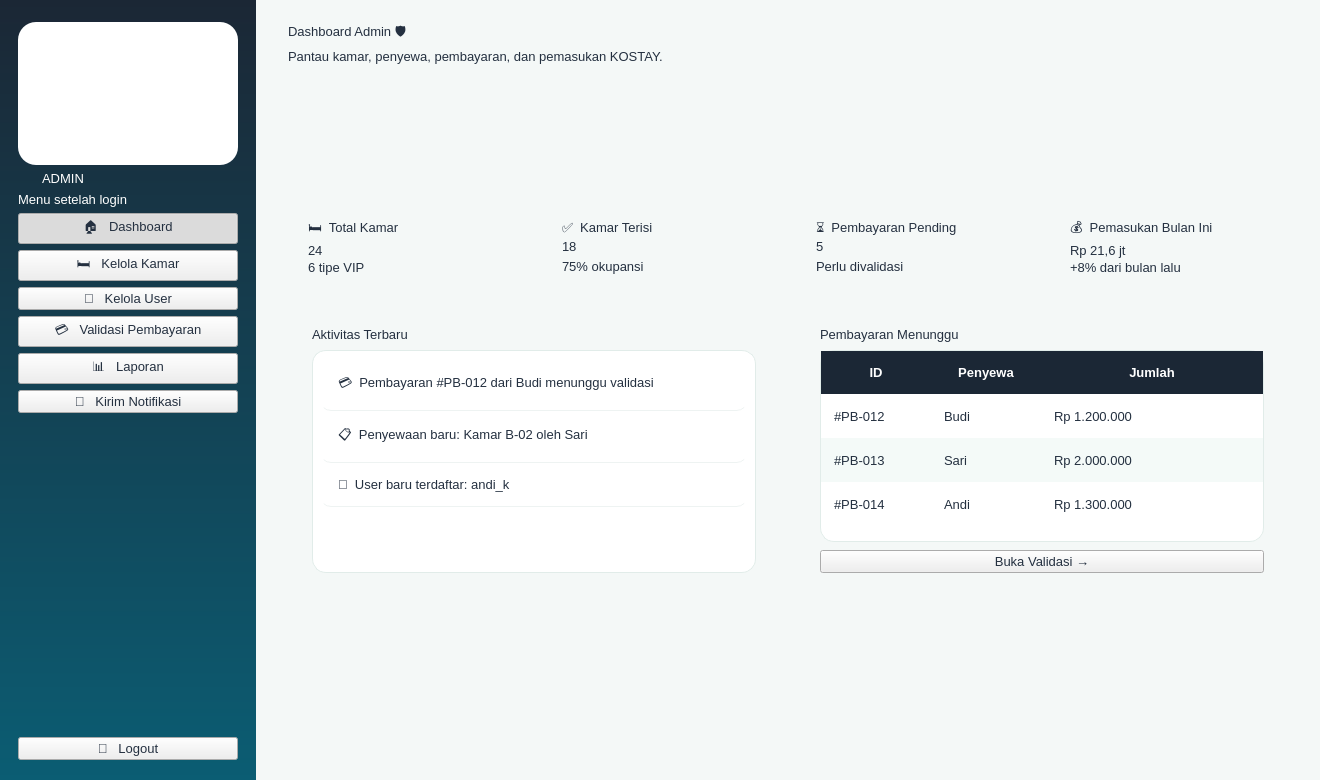
<?xml version="1.0" encoding="UTF-8"?>
<ui version="4.0">
 <class>Win_admin_dashboard</class>
 <widget class="QMainWindow" name="Win_admin_dashboard"><property name="geometry"><rect><x>0</x><y>0</y><width>1320</width><height>780</height></rect></property><property name="minimumSize"><size><width>1180</width><height>700</height></size></property><property name="windowTitle"><string>KOSTAY - Dashboard Admin</string></property><property name="styleSheet"><string notr="true">
* { font-family: 'Segoe UI', 'Inter', sans-serif; font-size: 10pt; color: #243040; }
QMainWindow, QWidget#centralwidget { background: #F4F8F7; }
QLabel { background: transparent; }
QCheckBox { background: transparent; spacing: 8px; }
QScrollArea { background: transparent; border: none; }

QFrame#loginShell { background: #FFFFFF; border-radius: 28px; }
QFrame#brandPanel { background: qlineargradient(x1:0,y1:0,x2:1,y2:1, stop:0 #E9F8F2, stop:1 #CDEFF2); border-top-left-radius: 28px; border-bottom-left-radius: 28px; }
QWidget#centralwidgetLogin { background: qlineargradient(x1:0,y1:0,x2:1,y2:1, stop:0 #1B2735, stop:0.55 #0B5D73, stop:1 #12A87B); }

QFrame#sidebarUser, QFrame#sidebarAdmin { background: qlineargradient(x1:0,y1:0,x2:0,y2:1, stop:0 #1B2735, stop:1 #0B5D73); }
QFrame#sidebarUser QLabel, QFrame#sidebarAdmin QLabel { color: #FFFFFF; }
QFrame#logoCard { background: #FFFFFF; border-radius: 18px; }
QLabel[role="roleBadge"] { background: #F7A823; color: #1B2735; border-radius: 10px; padding: 4px 12px; font-weight: 800; letter-spacing: 2px; }
QFrame#sidebarUser QLabel[role="roleBadge"], QFrame#sidebarAdmin QLabel[role="roleBadge"] { color: #1B2735; }
QLabel[role="menuHint"] { color: #9FC3CB; font-size: 9pt; }
QPushButton[nav="true"] { color: #CFE3E6; text-align: left; padding: 13px 18px; border: none; border-radius: 12px; font-weight: 600; background: transparent; }
QPushButton[nav="true"]:hover { background: rgba(255,255,255,0.10); color: #FFFFFF; }
QPushButton[nav="true"]:checked { background: qlineargradient(x1:0,y1:0,x2:1,y2:0, stop:0 #12A87B, stop:1 #2DBE7E); color: #FFFFFF; }
QPushButton[nav="logout"] { color: #FFD9A0; text-align: left; padding: 12px 18px; border: 1px solid rgba(247,168,35,0.7); border-radius: 12px; font-weight: 700; background: transparent; }
QPushButton[nav="logout"]:hover { background: #F7A823; color: #1B2735; }

QFrame[card="white"] { background: #FFFFFF; border: 1px solid #E1ECE9; border-radius: 18px; }
QFrame[card="mint"] { background: qlineargradient(x1:0,y1:0,x2:1,y2:1, stop:0 #E3F7EF, stop:1 #D2EEF3); border: none; border-radius: 18px; }
QFrame[card="green"] { background: qlineargradient(x1:0,y1:0,x2:1,y2:1, stop:0 #12A87B, stop:1 #2DBE7E); border-radius: 18px; }
QFrame[card="navy"] { background: qlineargradient(x1:0,y1:0,x2:1,y2:1, stop:0 #1B2735, stop:1 #0B5D73); border-radius: 18px; }
QFrame[card="orange"] { background: qlineargradient(x1:0,y1:0,x2:1,y2:1, stop:0 #F7A823, stop:1 #FFC857); border-radius: 18px; }
QFrame[card="teal"] { background: qlineargradient(x1:0,y1:0,x2:1,y2:1, stop:0 #0B5D73, stop:1 #12A87B); border-radius: 18px; }
QFrame[card="green"] QLabel, QFrame[card="navy"] QLabel, QFrame[card="teal"] QLabel { color: #FFFFFF; }
QFrame[card="orange"] QLabel { color: #1B2735; }

QLabel[role="title"] { font-size: 22pt; font-weight: 800; color: #1B2735; }
QLabel[role="subtitle"] { font-size: 10.5pt; color: #6B7B8C; }
QLabel[role="section"] { font-size: 13pt; font-weight: 700; color: #1B2735; }
QLabel[role="statlabel"] { font-size: 10pt; font-weight: 600; }
QLabel[role="statvalue"] { font-size: 22pt; font-weight: 800; }
QLabel[role="statsub"] { font-size: 9pt; }
QLabel[role="price"] { font-size: 14pt; font-weight: 800; color: #12A87B; }
QLabel[role="roomname"] { font-size: 12pt; font-weight: 700; color: #1B2735; }
QLabel[role="muted"] { color: #6B7B8C; }
QLabel[role="fieldlabel"] { font-weight: 600; color: #1B2735; }
QLabel[role="emoji"] { font-size: 40pt; }
QLabel[role="chip_mint"] { background: #DFF5EC; color: #0B6B55; border-radius: 12px; padding: 6px 12px; font-weight: 600; }
QLabel[role="chip_green"] { background: #12A87B; color: #FFFFFF; border-radius: 12px; padding: 5px 12px; font-weight: 700; }
QLabel[role="chip_orange"] { background: #FFF0D2; color: #A8680A; border-radius: 12px; padding: 5px 12px; font-weight: 700; }
QLabel[role="chip_navy"] { background: #E4EAF0; color: #1B2735; border-radius: 12px; padding: 5px 12px; font-weight: 700; }
QFrame[card="roomimg"] { background: qlineargradient(x1:0,y1:0,x2:1,y2:1, stop:0 #D9F3EA, stop:1 #BFE6EE); border-radius: 14px; border: none; }
QFrame[card="roomimg"] QLabel { color: #0B5D73; }

QPushButton[variant="primary"] { background: qlineargradient(x1:0,y1:0,x2:1,y2:0, stop:0 #0B5D73, stop:1 #12A87B); color: #FFFFFF; border: none; border-radius: 12px; padding: 11px 22px; font-weight: 700; }
QPushButton[variant="primary"]:hover { background: qlineargradient(x1:0,y1:0,x2:1,y2:0, stop:0 #0E7390, stop:1 #1FC490); }
QPushButton[variant="accent"] { background: #F7A823; color: #1B2735; border: none; border-radius: 12px; padding: 11px 22px; font-weight: 700; }
QPushButton[variant="accent"]:hover { background: #FFB93F; }
QPushButton[variant="danger"] { background: #FDECEC; color: #D64545; border: 1px solid #F5BCBC; border-radius: 12px; padding: 11px 22px; font-weight: 700; }
QPushButton[variant="danger"]:hover { background: #D64545; color: #FFFFFF; }
QPushButton[variant="ghost"] { background: transparent; color: #0B5D73; border: 1.5px solid #0B5D73; border-radius: 12px; padding: 10px 22px; font-weight: 700; }
QPushButton[variant="ghost"]:hover { background: #0B5D73; color: #FFFFFF; }
QPushButton[variant="link"] { background: transparent; color: #12A87B; border: none; font-weight: 700; }
QPushButton[variant="link"]:hover { color: #0B5D73; text-decoration: underline; }

QLineEdit, QComboBox, QSpinBox, QDateEdit, QTextEdit { background: #FFFFFF; border: 1.5px solid #D5E3E0; border-radius: 12px; padding: 10px 14px; selection-background-color: #12A87B; }
QLineEdit:focus, QComboBox:focus, QSpinBox:focus, QDateEdit:focus, QTextEdit:focus { border: 1.5px solid #12A87B; }
QComboBox::drop-down, QDateEdit::drop-down { border: none; width: 28px; }
QCheckBox::indicator { width: 18px; height: 18px; border-radius: 5px; border: 1.5px solid #12A87B; background: #FFFFFF; }
QCheckBox::indicator:checked { background: #12A87B; }

QTableWidget { background: #FFFFFF; border: 1px solid #E1ECE9; border-radius: 14px; gridline-color: transparent; alternate-background-color: #F4FAF8; selection-background-color: #D9F3EA; selection-color: #1B2735; }
QTableWidget::item { padding: 10px; border: none; }
QHeaderView::section { background: #1B2735; color: #FFFFFF; padding: 12px 10px; border: none; font-weight: 700; }
QListWidget { background: #FFFFFF; border: 1px solid #E1ECE9; border-radius: 14px; padding: 8px; }
QListWidget::item { padding: 14px; border-bottom: 1px solid #EEF3F2; border-radius: 10px; }
QListWidget::item:selected { background: #D9F3EA; color: #1B2735; }
QProgressBar { background: rgba(255,255,255,0.25); border: none; border-radius: 6px; }
QProgressBar::chunk { background: #F7A823; border-radius: 6px; }
QFrame[card="white"] QProgressBar { background: #E1ECE9; }
QFrame[card="white"] QProgressBar::chunk { background: #12A87B; }
QScrollBar:vertical { background: transparent; width: 10px; }
QScrollBar::handle:vertical { background: #BFD6D1; border-radius: 5px; min-height: 30px; }
QScrollBar::add-line:vertical, QScrollBar::sub-line:vertical { height: 0; }
</string></property>
<widget class="QWidget" name="centralwidget"><layout class="QHBoxLayout" name="lay413" stretch="0,1"><property name="spacing"><number>0</number></property><property name="leftMargin"><number>0</number></property><property name="topMargin"><number>0</number></property><property name="rightMargin"><number>0</number></property><property name="bottomMargin"><number>0</number></property><item>
<widget class="QFrame" name="sidebarAdmin"><property name="minimumSize"><size><width>256</width><height>0</height></size></property><property name="maximumSize"><size><width>256</width><height>16777215</height></size></property><layout class="QVBoxLayout" name="lay411"><property name="spacing"><number>6</number></property><property name="leftMargin"><number>18</number></property><property name="topMargin"><number>22</number></property><property name="rightMargin"><number>18</number></property><property name="bottomMargin"><number>20</number></property><item>
<widget class="QFrame" name="logoCard"><layout class="QVBoxLayout" name="lay407"><property name="spacing"><number>0</number></property><property name="leftMargin"><number>10</number></property><property name="topMargin"><number>10</number></property><property name="rightMargin"><number>10</number></property><property name="bottomMargin"><number>10</number></property><item>
<widget class="QLabel" name="label406"><property name="pixmap"><pixmap>images/logo.png</pixmap></property><property name="scaledContents"><bool>true</bool></property><property name="minimumSize"><size><width>176</width><height>123</height></size></property><property name="maximumSize"><size><width>176</width><height>123</height></size></property><property name="text"><string></string></property></widget>
</item>
</layout></widget>
</item>
<item>
<widget class="QLabel" name="label408"><property name="text"><string>ADMIN</string></property><property name="role" stdset="0"><string>roleBadge</string></property><property name="alignment"><set>Qt::AlignCenter</set></property><property name="maximumSize"><size><width>90</width><height>16777215</height></size></property></widget>
</item>
<item>
<widget class="QLabel" name="label409"><property name="text"><string>Menu setelah login</string></property><property name="role" stdset="0"><string>menuHint</string></property></widget>
</item>
<item>
<widget class="QPushButton" name="btnAdminDashboard"><property name="text"><string>🏠   Dashboard</string></property><property name="cursor"><cursorShape>PointingHandCursor</cursorShape></property><property name="nav" stdset="0"><string>true</string></property><property name="checkable"><bool>true</bool></property><property name="autoExclusive"><bool>true</bool></property><property name="checked"><bool>true</bool></property></widget>
</item>
<item>
<widget class="QPushButton" name="btnAdminKamar"><property name="text"><string>🛏️   Kelola Kamar</string></property><property name="cursor"><cursorShape>PointingHandCursor</cursorShape></property><property name="nav" stdset="0"><string>true</string></property><property name="checkable"><bool>true</bool></property><property name="autoExclusive"><bool>true</bool></property></widget>
</item>
<item>
<widget class="QPushButton" name="btnAdminUser"><property name="text"><string>👥   Kelola User</string></property><property name="cursor"><cursorShape>PointingHandCursor</cursorShape></property><property name="nav" stdset="0"><string>true</string></property><property name="checkable"><bool>true</bool></property><property name="autoExclusive"><bool>true</bool></property></widget>
</item>
<item>
<widget class="QPushButton" name="btnAdminValidasi"><property name="text"><string>💳   Validasi Pembayaran</string></property><property name="cursor"><cursorShape>PointingHandCursor</cursorShape></property><property name="nav" stdset="0"><string>true</string></property><property name="checkable"><bool>true</bool></property><property name="autoExclusive"><bool>true</bool></property></widget>
</item>
<item>
<widget class="QPushButton" name="btnAdminLaporan"><property name="text"><string>📊   Laporan</string></property><property name="cursor"><cursorShape>PointingHandCursor</cursorShape></property><property name="nav" stdset="0"><string>true</string></property><property name="checkable"><bool>true</bool></property><property name="autoExclusive"><bool>true</bool></property></widget>
</item>
<item>
<widget class="QPushButton" name="btnAdminNotif"><property name="text"><string>🔔   Kirim Notifikasi</string></property><property name="cursor"><cursorShape>PointingHandCursor</cursorShape></property><property name="nav" stdset="0"><string>true</string></property><property name="checkable"><bool>true</bool></property><property name="autoExclusive"><bool>true</bool></property></widget>
</item>
<item><spacer name="sp410"><property name="orientation"><enum>Qt::Vertical</enum></property><property name="sizeHint" stdset="0"><size><width>20</width><height>40</height></size></property></spacer></item>
<item>
<widget class="QPushButton" name="btnAdminLogout"><property name="text"><string>🚪   Logout</string></property><property name="cursor"><cursorShape>PointingHandCursor</cursorShape></property><property name="nav" stdset="0"><string>logout</string></property></widget>
</item>
</layout></widget>
</item>
<item>
<widget class="QWidget" name="content412"><layout class="QVBoxLayout" name="lay405"><property name="spacing"><number>16</number></property><property name="leftMargin"><number>32</number></property><property name="topMargin"><number>22</number></property><property name="rightMargin"><number>32</number></property><property name="bottomMargin"><number>24</number></property><item><layout class="QHBoxLayout" name="lay404"><property name="spacing"><number>12</number></property><property name="leftMargin"><number>0</number></property><property name="topMargin"><number>0</number></property><property name="rightMargin"><number>0</number></property><property name="bottomMargin"><number>0</number></property><item><layout class="QVBoxLayout" name="lay401"><property name="spacing"><number>4</number></property><property name="leftMargin"><number>0</number></property><property name="topMargin"><number>0</number></property><property name="rightMargin"><number>0</number></property><property name="bottomMargin"><number>0</number></property><item>
<widget class="QLabel" name="label398"><property name="text"><string>Dashboard Admin 🛡️</string></property><property name="role" stdset="0"><string>title</string></property></widget>
</item>
<item>
<widget class="QLabel" name="label399"><property name="text"><string>Pantau kamar, penyewa, pembayaran, dan pemasukan KOSTAY.</string></property><property name="role" stdset="0"><string>subtitle</string></property></widget>
</item>
<item><spacer name="sp400"><property name="orientation"><enum>Qt::Vertical</enum></property><property name="sizeHint" stdset="0"><size><width>20</width><height>4</height></size></property></spacer></item>
</layout></item>
<item><spacer name="sp402"><property name="orientation"><enum>Qt::Horizontal</enum></property><property name="sizeHint" stdset="0"><size><width>20</width><height>20</height></size></property></spacer></item>
<item>
<widget class="QLabel" name="label403"><property name="pixmap"><pixmap>images/mascot_5.png</pixmap></property><property name="scaledContents"><bool>true</bool></property><property name="minimumSize"><size><width>89</width><height>130</height></size></property><property name="maximumSize"><size><width>89</width><height>130</height></size></property><property name="text"><string></string></property></widget>
</item>
</layout></item>
<item><layout class="QGridLayout" name="grid391"><property name="horizontalSpacing"><number>16</number></property><property name="verticalSpacing"><number>16</number></property><property name="leftMargin"><number>0</number></property><property name="topMargin"><number>0</number></property><property name="rightMargin"><number>0</number></property><property name="bottomMargin"><number>0</number></property><item row="0" column="0">
<widget class="QFrame" name="frame375"><property name="card" stdset="0"><string>navy</string></property><layout class="QVBoxLayout" name="lay374"><property name="spacing"><number>2</number></property><property name="leftMargin"><number>20</number></property><property name="topMargin"><number>16</number></property><property name="rightMargin"><number>20</number></property><property name="bottomMargin"><number>16</number></property><item>
<widget class="QLabel" name="label371"><property name="text"><string>🛏️  Total Kamar</string></property><property name="role" stdset="0"><string>statlabel</string></property></widget>
</item>
<item>
<widget class="QLabel" name="label372"><property name="text"><string>24</string></property><property name="role" stdset="0"><string>statvalue</string></property></widget>
</item>
<item>
<widget class="QLabel" name="label373"><property name="text"><string>6 tipe VIP</string></property><property name="role" stdset="0"><string>statsub</string></property></widget>
</item>
</layout></widget>
</item>
<item row="0" column="1">
<widget class="QFrame" name="frame380"><property name="card" stdset="0"><string>green</string></property><layout class="QVBoxLayout" name="lay379"><property name="spacing"><number>2</number></property><property name="leftMargin"><number>20</number></property><property name="topMargin"><number>16</number></property><property name="rightMargin"><number>20</number></property><property name="bottomMargin"><number>16</number></property><item>
<widget class="QLabel" name="label376"><property name="text"><string>✅  Kamar Terisi</string></property><property name="role" stdset="0"><string>statlabel</string></property></widget>
</item>
<item>
<widget class="QLabel" name="label377"><property name="text"><string>18</string></property><property name="role" stdset="0"><string>statvalue</string></property></widget>
</item>
<item>
<widget class="QLabel" name="label378"><property name="text"><string>75% okupansi</string></property><property name="role" stdset="0"><string>statsub</string></property></widget>
</item>
</layout></widget>
</item>
<item row="0" column="2">
<widget class="QFrame" name="frame385"><property name="card" stdset="0"><string>orange</string></property><layout class="QVBoxLayout" name="lay384"><property name="spacing"><number>2</number></property><property name="leftMargin"><number>20</number></property><property name="topMargin"><number>16</number></property><property name="rightMargin"><number>20</number></property><property name="bottomMargin"><number>16</number></property><item>
<widget class="QLabel" name="label381"><property name="text"><string>⏳  Pembayaran Pending</string></property><property name="role" stdset="0"><string>statlabel</string></property></widget>
</item>
<item>
<widget class="QLabel" name="label382"><property name="text"><string>5</string></property><property name="role" stdset="0"><string>statvalue</string></property></widget>
</item>
<item>
<widget class="QLabel" name="label383"><property name="text"><string>Perlu divalidasi</string></property><property name="role" stdset="0"><string>statsub</string></property></widget>
</item>
</layout></widget>
</item>
<item row="0" column="3">
<widget class="QFrame" name="frame390"><property name="card" stdset="0"><string>teal</string></property><layout class="QVBoxLayout" name="lay389"><property name="spacing"><number>2</number></property><property name="leftMargin"><number>20</number></property><property name="topMargin"><number>16</number></property><property name="rightMargin"><number>20</number></property><property name="bottomMargin"><number>16</number></property><item>
<widget class="QLabel" name="label386"><property name="text"><string>💰  Pemasukan Bulan Ini</string></property><property name="role" stdset="0"><string>statlabel</string></property></widget>
</item>
<item>
<widget class="QLabel" name="label387"><property name="text"><string>Rp 21,6 jt</string></property><property name="role" stdset="0"><string>statvalue</string></property></widget>
</item>
<item>
<widget class="QLabel" name="label388"><property name="text"><string>+8% dari bulan lalu</string></property><property name="role" stdset="0"><string>statsub</string></property></widget>
</item>
</layout></widget>
</item>
</layout></item>
<item><layout class="QHBoxLayout" name="lay396" stretch="1,1"><property name="spacing"><number>16</number></property><property name="leftMargin"><number>0</number></property><property name="topMargin"><number>0</number></property><property name="rightMargin"><number>0</number></property><property name="bottomMargin"><number>0</number></property><item>
<widget class="QFrame" name="cardRecent"><property name="card" stdset="0"><string>white</string></property><layout class="QVBoxLayout" name="lay393"><property name="spacing"><number>8</number></property><property name="leftMargin"><number>24</number></property><property name="topMargin"><number>20</number></property><property name="rightMargin"><number>24</number></property><property name="bottomMargin"><number>20</number></property><item>
<widget class="QLabel" name="label392"><property name="text"><string>Aktivitas Terbaru</string></property><property name="role" stdset="0"><string>section</string></property></widget>
</item>
<item>
<widget class="QListWidget" name="listAdminRecent"><item><property name="text"><string>💳  Pembayaran #PB-012 dari Budi menunggu validasi</string></property></item>
<item><property name="text"><string>📋  Penyewaan baru: Kamar B-02 oleh Sari</string></property></item>
<item><property name="text"><string>👤  User baru terdaftar: andi_k</string></property></item>
</widget>
</item>
</layout></widget>
</item>
<item>
<widget class="QFrame" name="cardPending"><property name="card" stdset="0"><string>white</string></property><layout class="QVBoxLayout" name="lay395"><property name="spacing"><number>8</number></property><property name="leftMargin"><number>24</number></property><property name="topMargin"><number>20</number></property><property name="rightMargin"><number>24</number></property><property name="bottomMargin"><number>20</number></property><item>
<widget class="QLabel" name="label394"><property name="text"><string>Pembayaran Menunggu</string></property><property name="role" stdset="0"><string>section</string></property></widget>
</item>
<item>
<widget class="QTableWidget" name="tblPending"><property name="alternatingRowColors"><bool>true</bool></property><property name="editTriggers"><set>QAbstractItemView::NoEditTriggers</set></property><property name="selectionBehavior"><enum>QAbstractItemView::SelectRows</enum></property><property name="showGrid"><bool>false</bool></property><attribute name="horizontalHeaderStretchLastSection"><bool>true</bool></attribute><attribute name="horizontalHeaderDefaultSectionSize"><number>110</number></attribute><attribute name="verticalHeaderDefaultSectionSize"><number>44</number></attribute><attribute name="verticalHeaderVisible"><bool>false</bool></attribute><row/><row/><row/><column><property name="text"><string>ID</string></property></column><column><property name="text"><string>Penyewa</string></property></column><column><property name="text"><string>Jumlah</string></property></column><item row="0" column="0"><property name="text"><string>#PB-012</string></property></item>
<item row="0" column="1"><property name="text"><string>Budi</string></property></item>
<item row="0" column="2"><property name="text"><string>Rp 1.200.000</string></property></item>
<item row="1" column="0"><property name="text"><string>#PB-013</string></property></item>
<item row="1" column="1"><property name="text"><string>Sari</string></property></item>
<item row="1" column="2"><property name="text"><string>Rp 2.000.000</string></property></item>
<item row="2" column="0"><property name="text"><string>#PB-014</string></property></item>
<item row="2" column="1"><property name="text"><string>Andi</string></property></item>
<item row="2" column="2"><property name="text"><string>Rp 1.300.000</string></property></item>
</widget>
</item>
<item>
<widget class="QPushButton" name="btnBukaValidasi"><property name="text"><string>Buka Validasi →</string></property><property name="cursor"><cursorShape>PointingHandCursor</cursorShape></property><property name="variant" stdset="0"><string>ghost</string></property></widget>
</item>
</layout></widget>
</item>
</layout></item>
<item><spacer name="sp397"><property name="orientation"><enum>Qt::Vertical</enum></property><property name="sizeHint" stdset="0"><size><width>20</width><height>10</height></size></property></spacer></item>
</layout></widget>
</item>
</layout></widget>
</widget>
 <resources/>
 <connections/>
</ui>
